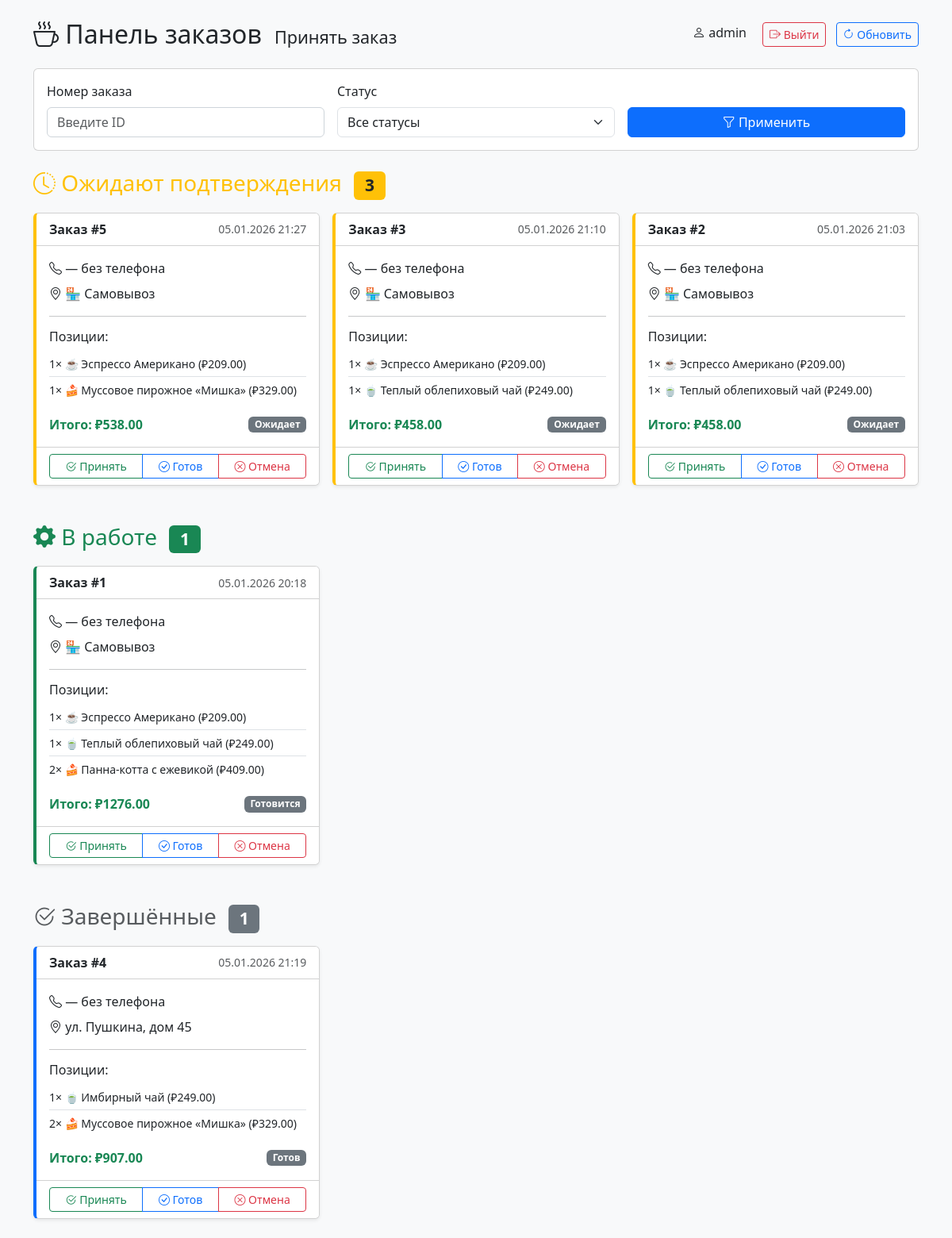
Screenshot of /orderPanel/ (signed in) with the database file from the repository.
### bot/models.py (models this page shows, shortened)
class Order(models.Model):
    DELIVERY = 'delivery'
    PICKUP = 'pickup'
    ORDER_TYPES = [
        (DELIVERY, 'Доставка'),
        (PICKUP, 'Самовывоз'),
    ]
    STATUS_CHOICES = [
        ('pending', 'Ожидает подтверждения'),
        ('confirmed', 'Подтверждён'),
        ('completed', 'Выполнен'),
        ('canceled', 'Отменён'),
    ]
    customer = models.ForeignKey(Customer, on_delete=models.CASCADE)
    order_type = models.CharField(max_length=10, choices=ORDER_TYPES)
    address = models.CharField(max_length=255, blank=True, null=True)
    total_price = models.DecimalField(max_digits=8, decimal_places=2)
    created_at = models.DateTimeField(auto_now_add=True)
    status = models.CharField(
        max_length=20,
        choices=STATUS_CHOICES,
        default='pending'
    )
    class Meta:
        verbose_name = "Заказ клиента"
        verbose_name_plural = "Заказы клиентов"
        ordering = ['customer', 'order_type', 'address', 'total_price', 'status']

class OrderItem(models.Model):
    order = models.ForeignKey(Order, related_name='items', on_delete=models.CASCADE)
    item = models.ForeignKey(MenuItem, on_delete=models.CASCADE)
    quantity = models.PositiveIntegerField()
    class Meta:
        verbose_name = "Элемент заказа клиента"
        verbose_name_plural = "Элементы заказов клиентов"
        ordering = ['order', 'item']

class MenuItem(models.Model):
    name = models.CharField("Название", max_length=100)
    description = models.TextField("Описание", blank=True)
    price = models.DecimalField("Цена", max_digits=6, decimal_places=2)
    category = models.ForeignKey(
        Category,
        on_delete=models.CASCADE,
        related_name='items',
        verbose_name="Категория"
    )
    image = models.ImageField(
        "Изображение",
        upload_to='menu_items/',      # сохраняется в MEDIA_ROOT/menu_items/
        blank=True,
        null=True,
        help_text="Рекомендуемый размер: 400x400px"
    )
    is_available = models.BooleanField("Доступен", default=True)
    created_at = models.DateTimeField(auto_now_add=True)
    class Meta:
        verbose_name = "Позиция меню"
        verbose_name_plural = "Позиции меню"
        ordering = ['category', 'name']

class Category(models.Model):
    name = models.CharField("Название", max_length=100, unique=True)
    slug = models.SlugField("Слаг", max_length=100, unique=True, blank=True)
    emoji = models.CharField("Эмодзи", max_length=10, blank=True, help_text="Например: ☕, 🍰")
    order = models.PositiveSmallIntegerField("Порядок", default=0)
    class Meta:
        verbose_name = "Категория"
        verbose_name_plural = "Категории"
        ordering = ['order', 'name']

### barista_app/views.py (the view)
# urls.py: path('', views.order_panel, name='order_panel'),
@staff_member_required(login_url='/login/')
def order_panel(request):
    orders = Order.objects.select_related(
        'customer',
        'customer__user',           # если заказ от веб-пользователя
        'customer__telegram_user'   # если заказ от Telegram)
        ).prefetch_related('items__item__category').order_by('-created_at')
    order_id = request.GET.get('order_id')
    status = request.GET.get('status')
    if order_id and order_id.isdigit():
        orders = orders.filter(id=int(order_id))
    elif status and status in dict(Order.STATUS_CHOICES):
        orders = orders.filter(status=status)
    pending_orders = orders.filter(status='pending')          # Ожидает
    active_orders = orders.filter(status__in=['confirmed'])   # В работе (только "Подтверждён")
    completed_orders = orders.filter(status__in=['completed', 'canceled'])  # Готов / Отменён
    return render(request, 'barista_app/orderPanel.html', {
        'pending_orders': pending_orders,
        'active_orders': active_orders,
        'completed_orders': completed_orders,
        'status_choices': Order.STATUS_CHOICES,
        'current_filters': {
            'order_id': order_id or '',
            'status': status or '',
        }
    })

### templates/barista_app/orderPanel.html (shortened to what this page needs)
{% extends 'barista_app/base.html' %}
{% load static %}
{% block content %}
    <div class="card mb-4">
        <div class="card-body">
            <form method="get" class="row g-3">
                <div class="col-md-4">
                    <label for="order_id" class="form-label">Номер заказа</label>
                    <input type="text" class="form-control" id="order_id" name="order_id" value="{{ current_filters.order_id }}" placeholder="Введите ID">
                </div>
                <div class="col-md-4">
                    <label for="status" class="form-label">Статус</label>
                    <select class="form-select" id="status" name="status">
                        <option value="">Все статусы</option>
                    </select>
                </div>
                <div class="col-md-4 d-flex align-items-end">
                    <button type="submit" class="btn btn-primary w-100">
                        <i class="bi bi-funnel"></i> Применить
                    </button>
                </div>
            </form>
        </div>
    </div>
    {% if pending_orders %}
        <h3 class="mb-3 text-warning">
            <i class="bi bi-clock-history"></i> Ожидают подтверждения
            <span class="badge bg-warning text-dark ms-2">{{ pending_orders.count }}</span>
        </h3>
        <div class="row g-3 mb-5">
            {% for order in pending_orders %}
                {% include 'barista_app/order_card.html' %}
            {% endfor %}
        </div>
    {% endif %}
    {% if active_orders %}
        <h3 class="mb-3 text-success">
            <i class="bi bi-gear-fill"></i> В работе
            <span class="badge bg-success ms-2">{{ active_orders.count }}</span>
        </h3>
        <div class="row g-3 mb-5">
            {% for order in active_orders %}
                {% include 'barista_app/order_card.html' %}
            {% endfor %}
        </div>
    {% endif %}
    {% if completed_orders %}
        <h3 class="mb-3 text-muted">
            <i class="bi bi-check2-circle"></i> Завершённые
            <span class="badge bg-secondary ms-2">{{ completed_orders.count }}</span>
        </h3>
        <div class="row g-3">
            {% for order in completed_orders %}
                {% include 'barista_app/order_card.html' %}
            {% endfor %}
        </div>
    {% endif %}
{% endblock %}

### templates/barista_app/header.html
{% load static %}
<div class="d-flex justify-content-between align-items-center mb-4">
    <div class="d-flex align-items-baseline">
        <h2 class="me-3 mb-0" style="display: inline-block;">
            <a href="{% url 'barista_app:order_panel' %}" class="text-dark text-decoration-none">
                <i class="bi bi-cup-hot"></i> Панель заказов
            </a>
        </h2>
        <a href="{% url 'barista_app:accept_order' %}" class="text-dark text-decoration-none" style="font-weight: 500; font-size: 1.35rem; line-height: 1.2;">
            Принять заказ
        </a>
    </div>
    <div>
        <span class="me-3">
            <i class="bi bi-person"></i>
            {{ user.username }}
        </span>
        <a href="{% url 'logout' %}" class="btn btn-outline-danger btn-sm">
            <i class="bi bi-box-arrow-right"></i> Выйти
        </a>
        <button class="btn btn-outline-primary btn-sm ms-2" onclick="location.reload()">
            <i class="bi bi-arrow-clockwise"></i> Обновить
        </button>
    </div>
</div>

### templates/barista_app/order_card.html
{% load static %}
<div class="col-12 col-md-6 col-lg-4">
    <div class="card order-card shadow-sm status-{{ order.status }} h-100">
        <div class="card-header bg-white d-flex justify-content-between align-items-center">
            <strong>Заказ #{{ order.id }}</strong>
            <small class="text-muted">{{ order.created_at|date:"d.m.Y H:i" }}</small>
        </div>
        <div class="card-body">
            <p class="card-text mb-2">
                <i class="bi bi-telephone"></i>
                {{ order.user.phone|default:"— без телефона" }}
            </p>
            <p class="card-text mb-2">
                <i class="bi bi-geo-alt"></i>
                {% if order.order_type == 'delivery' %}
                    {{ order.address|default:"— адрес не указан" }}
                {% else %}
                    🏪 Самовывоз
                {% endif %}
            </p>
            <hr>
            <h6 class="mb-2">Позиции:</h6>
            <ul class="list-group list-group-flush mb-3">
                {% for item in order.items.all %}
                    <li class="list-group-item px-0 py-1">
                        <small>
                            {{ item.quantity }}×
                            {% if item.item.category.emoji %}{{ item.item.category.emoji }} {% endif %}
                            {{ item.item.name }}
                            {% if item.item.price %}(₽{{ item.item.price }}){% endif %}
                        </small>
                    </li>
                {% empty %}
                    <li class="list-group-item px-0 py-1 text-muted"><small>Нет позиций</small></li>
                {% endfor %}
            </ul>
            <div class="d-flex justify-content-between align-items-center">
                <strong class="text-success">Итого: ₽{{ order.total_price }}</strong>
                <span class="badge bg-secondary">
                    {% if order.status == 'pending' %}Ожидает
                    {% elif order.status == 'confirmed' %}Готовится
                    {% elif order.status == 'completed' %}Готов
                    {% elif order.status == 'canceled' %}Отменён
                    {% else %}{{ order.get_status_display }}
                    {% endif %}
                </span>
            </div>
        </div>
        <div class="card-footer bg-white">
            <div class="btn-group w-100">
                <a href="{% url 'barista_app:update_status' order.id 'confirmed' %}"
                   class="btn btn-outline-success btn-sm">
                    <i class="bi bi-check2-circle"></i> Принять
                </a>
                <a href="{% url 'barista_app:update_status' order.id 'completed' %}"
                   class="btn btn-outline-primary btn-sm">
                    <i class="bi bi-check-circle"></i> Готов
                </a>
                <a href="{% url 'barista_app:update_status' order.id 'canceled' %}"
                   class="btn btn-outline-danger btn-sm"
                   onclick="return confirm('Отменить заказ?')">
                    <i class="bi bi-x-circle"></i> Отмена
                </a>
            </div>
        </div>
    </div>
</div>

### static/css/style.css (style rules this page uses)
input[type="text"], input[type="password"] { outline: none !important; box-shadow: none !important; border-color: #ced4da !important; }

### templates/barista_app/base.html (style rules this page uses)
.order-card { transition: box-shadow 0.3s; }
.status-pending { border-left: 4px solid #ffc107; }
.status-confirmed { border-left: 4px solid #198754; }
.status-completed { border-left: 4px solid #0d6efd; }

### rows the page displays
Order: id "5", created_at "05.01.2026 21:27", user.phone "— без телефона", order_type "🏪 Самовывоз", total_price "538.00", status "Ожидает"
OrderItem: quantity "1", item.category.emoji "☕", item.name "Эспрессо Американо", item.price "209.00"
OrderItem: quantity "1", item.category.emoji "🍰", item.name "Муссовое пирожное «Мишка»", item.price "329.00"
Order: id "3", created_at "05.01.2026 21:10", user.phone "— без телефона", order_type "🏪 Самовывоз", total_price "458.00", status "Ожидает"
OrderItem: quantity "1", item.category.emoji "☕", item.name "Эспрессо Американо", item.price "209.00"
OrderItem: quantity "1", item.category.emoji "🍵", item.name "Теплый облепиховый чай", item.price "249.00"
Order: id "2", created_at "05.01.2026 21:03", user.phone "— без телефона", order_type "🏪 Самовывоз", total_price "458.00", status "Ожидает"
OrderItem: quantity "1", item.category.emoji "☕", item.name "Эспрессо Американо", item.price "209.00"
OrderItem: quantity "1", item.category.emoji "🍵", item.name "Теплый облепиховый чай", item.price "249.00"
Order: id "1", created_at "05.01.2026 20:18", user.phone "— без телефона", order_type "🏪 Самовывоз", total_price "1276.00", status "Готовится"
OrderItem: quantity "1", item.category.emoji "☕", item.name "Эспрессо Американо", item.price "209.00"
OrderItem: quantity "1", item.category.emoji "🍵", item.name "Теплый облепиховый чай", item.price "249.00"
OrderItem: quantity "2", item.category.emoji "🍰", item.name "Панна-котта с ежевикой", item.price "409.00"
Order: id "4", created_at "05.01.2026 21:19", user.phone "— без телефона", address "ул. Пушкина, дом 45", total_price "907.00", status "Готов"
OrderItem: quantity "1", item.category.emoji "🍵", item.name "Имбирный чай", item.price "249.00"
OrderItem: quantity "2", item.category.emoji "🍰", item.name "Муссовое пирожное «Мишка»", item.price "329.00"

### other values shown
{{ user.username }} "admin"
{{ pending_orders.count }} "3"
{{ active_orders.count }} "1"
{{ completed_orders.count }} "1"
